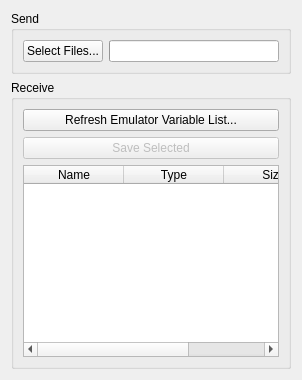
      <widget class="QWidget" name="filetab">
       <attribute name="title">
        <string>Variables</string>
       </attribute>
       <layout class="QVBoxLayout" name="verticalLayout_5">
        <item>
         <widget class="QGroupBox" name="groupSend">
          <property name="title">
           <string>Send</string>
          </property>
          <layout class="QGridLayout" name="gridLayout_12">
           <item row="0" column="0">
            <widget class="QPushButton" name="buttonSend">
             <property name="sizePolicy">
              <sizepolicy hsizetype="Preferred" vsizetype="Preferred">
               <horstretch>0</horstretch>
               <verstretch>0</verstretch>
              </sizepolicy>
             </property>
             <property name="text">
              <string>Select Files...</string>
             </property>
            </widget>
           </item>
           <item row="0" column="1">
            <widget class="QProgressBar" name="sendBar">
             <property name="maximum">
              <number>1</number>
             </property>
             <property name="value">
              <number>0</number>
             </property>
             <property name="textVisible">
              <bool>false</bool>
             </property>
             <property name="format">
              <string/>
             </property>
            </widget>
           </item>
          </layout>
         </widget>
        </item>
        <item>
         <widget class="QGroupBox" name="groupReceive">
          <property name="title">
           <string>Receive</string>
          </property>
          <layout class="QVBoxLayout" name="verticalLayout_7">
           <item>
            <widget class="QPushButton" name="buttonRefreshList">
             <property name="sizePolicy">
              <sizepolicy hsizetype="Preferred" vsizetype="Preferred">
               <horstretch>0</horstretch>
               <verstretch>0</verstretch>
              </sizepolicy>
             </property>
             <property name="text">
              <string>Refresh Emulator Variable List...</string>
             </property>
            </widget>
           </item>
           <item>
            <widget class="QPushButton" name="buttonReceiveFiles">
             <property name="enabled">
              <bool>false</bool>
             </property>
             <property name="sizePolicy">
              <sizepolicy hsizetype="Preferred" vsizetype="Preferred">
               <horstretch>0</horstretch>
               <verstretch>0</verstretch>
              </sizepolicy>
             </property>
             <property name="text">
              <string>Save Selected</string>
             </property>
            </widget>
           </item>
           <item>
            <widget class="QTableWidget" name="emuVarView">
             <property name="editTriggers">
              <set>QAbstractItemView::NoEditTriggers</set>
             </property>
             <property name="showDropIndicator" stdset="0">
              <bool>false</bool>
             </property>
             <property name="dragDropOverwriteMode">
              <bool>false</bool>
             </property>
             <property name="selectionBehavior">
              <enum>QAbstractItemView::SelectRows</enum>
             </property>
             <property name="textElideMode">
              <enum>Qt::ElideMiddle</enum>
             </property>
             <attribute name="horizontalHeaderDefaultSectionSize">
              <number>100</number>
             </attribute>
             <attribute name="horizontalHeaderHighlightSections">
              <bool>false</bool>
             </attribute>
             <attribute name="horizontalHeaderMinimumSectionSize">
              <number>40</number>
             </attribute>
             <attribute name="horizontalHeaderStretchLastSection">
              <bool>false</bool>
             </attribute>
             <attribute name="verticalHeaderVisible">
              <bool>false</bool>
             </attribute>
             <attribute name="verticalHeaderDefaultSectionSize">
              <number>21</number>
             </attribute>
             <attribute name="verticalHeaderHighlightSections">
              <bool>false</bool>
             </attribute>
             <column>
              <property name="text">
               <string>Name</string>
              </property>
             </column>
             <column>
              <property name="text">
               <string>Type</string>
              </property>
             </column>
             <column>
              <property name="text">
               <string>Size</string>
              </property>
             </column>
            </widget>
           </item>
          </layout>
         </widget>
        </item>
       </layout>
      </widget>
